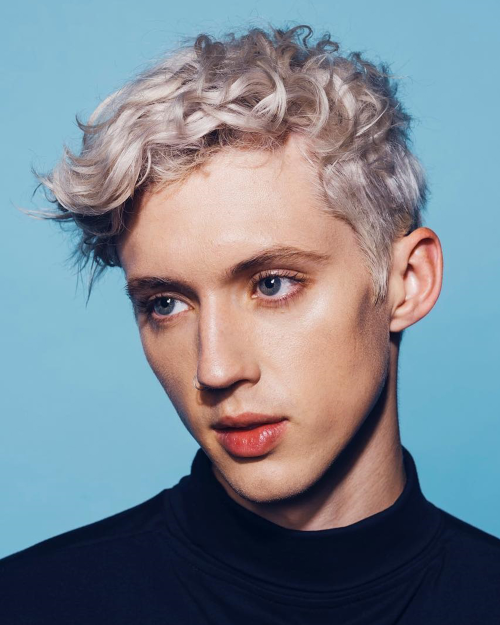
#> input picture Final_Project/troye.jpg, 1000 x 1250 px (shown at 1/2 size)
$ jupyter execute non_neural.ipynb
#> lines starting #> are read from the running program, lines starting #| are printed output that depends on the picture
[cell 1]
# -*- coding: utf-8 -*-
"""
@author: xiaoyu.si
"""
from PIL import Image
from PIL import ImageFilter
from matplotlib import pyplot as plt
import numpy as np
import time

[cell 2]
def load_origin(img_path):
#> called with img_path = 'troye.jpg'
    img = Image.open(img_path)
#> img is the input picture: PIL image 1000x1250 RGB; mean R, G, B 122.6, 133.2, 143.7
    if img.size[0]>500 and img.size[1]>600:
        img = img.resize((img.size[0]//2,img.size[1]//2))
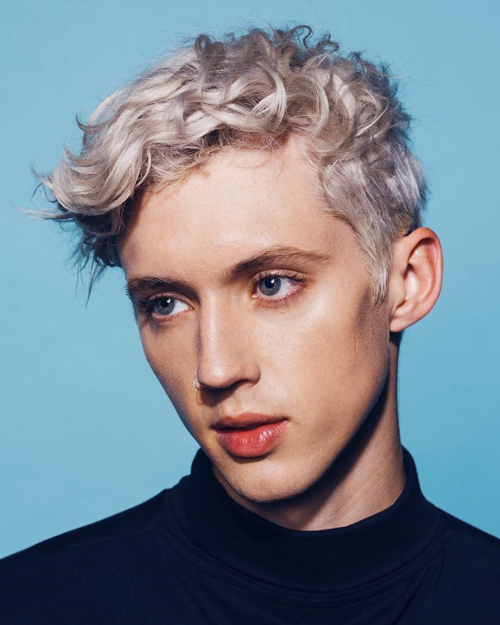
#> img: PIL image 500x625 RGB; mean R, G, B 122.6, 133.2, 143.8
    w, h = img.size
#> w = 500; h = 625
    return img,w,h

[cell 3]
'''
定義：
brush：模擬筆刷滑動區塊
sharp：圖片的平滑模糊程度，越小越模糊，越大越銳利
'''
def oilPainting(imagePath, brush, sharp, output):
    img,width,height = load_origin(imagePath)
#> width = 500; height = 625
    gray = img.convert("L")
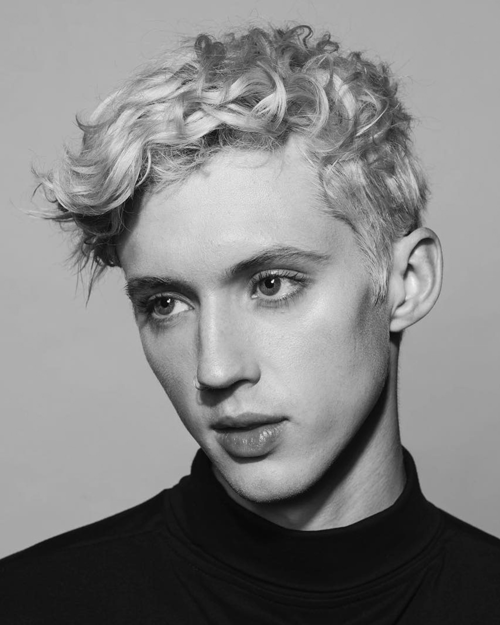
#> gray: PIL image 500x625 L; min 6, max 253, mean 131.3
    target = Image.new("RGB", (width, height))
#> target: PIL image 500x625 RGB; every value is 0
    gray_pix = gray.load()
    img_pix = img.load()
    target_pix = target.load()

    for i in range(brush, width - brush):
        for j in range(brush, height - brush):
            count = np.zeros((256,)).astype(int)
            R = np.zeros((256, )).astype(int)
            G = np.zeros((256, )).astype(int)
            B = np.zeros((256, )).astype(int)

            # 遍歷筆刷區塊像素
            for r in range(-brush, brush+1):
                for c in range(-brush, brush+1):
                    intensity = int(gray_pix[i+r, j+c] * sharp / 255)
                    count[intensity] += 1
                    pix = img_pix[i+r, j+c]
                    R[intensity] += pix[0]
                    G[intensity] += pix[1]
                    B[intensity] += pix[2]
            most_cnt = max(count)
            most_idx = np.argmax(count)

            # 重新填色
            for r in range(-brush, brush+1):
                for c in range(-brush, brush+1):
                    target_pix[i+r,j+c] = (int(R[most_idx]/most_cnt), int(G[most_idx]/most_cnt), int(B[most_idx]/most_cnt))
    target = target.filter(ImageFilter.SMOOTH)
    target.save(output)
